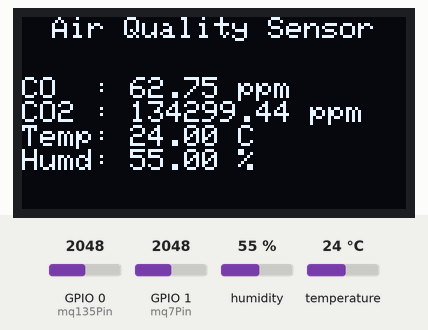
Simulated run of this sketch. Board: ESP32-C3. Parts: 128×64 one-colour display. The test bench sets the inputs (shaded band); at power-on: humidity 55 %, GPIO 0 (mq135Pin) = 2048, GPIO 1 (mq7Pin) = 2048, temperature 24 °C. What the sketch prints to the serial monitor is not drawn.

Above: at 1.9 s.
2.0 s: humidity set to 22 %
At 2.7 s:
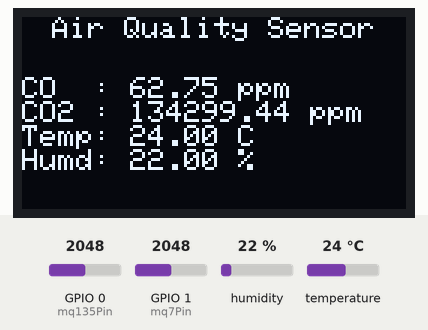
3.8 s: GPIO 0 (mq135Pin) set to 2866
At 5.7 s:
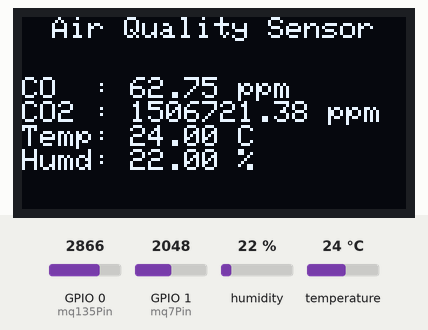
6.1 s: GPIO 1 (mq7Pin) set to 2866
At 7.5 s:
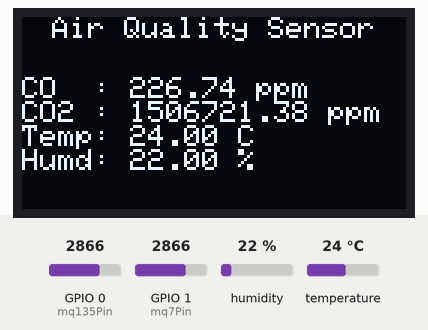
8.3 s: temperature set to 12 °C
At 9.4 s:
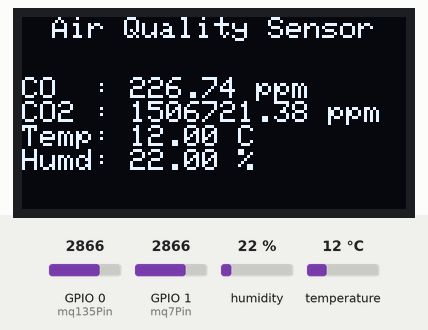
10.5 s: GPIO 0 (mq135Pin) set to 3972
At 12.5 s:
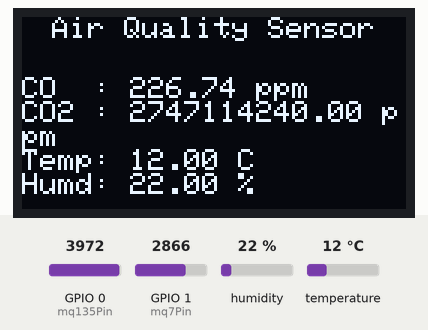
12.8 s: GPIO 1 (mq7Pin) set to 3972
At 14.7 s:
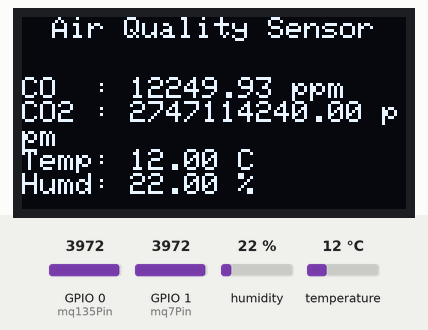
Timing chart, 0 to 16.0 s (numbered marks = the images above; inputs shaded):
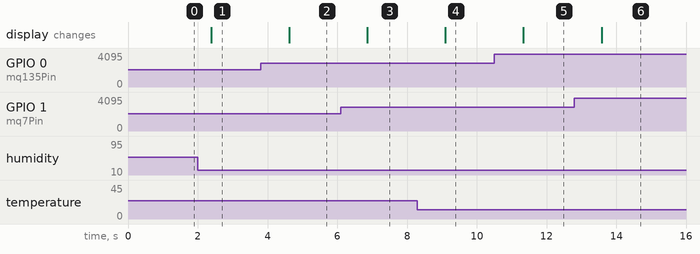

The sketch:

AirQualitySensor.ino
```cpp
#include <DHT.h>
#include <Wire.h>
#include <Adafruit_GFX.h>
#include <Adafruit_SSD1306.h>

#define mq135Pin 0    // GPIO 0 ESP32C3
#define mq7Pin 1      // GPIO 1 ESP32C3
#define DHT22_PIN 3   // GPIO 3 ESP32C3
#define DHTTYPE DHT22
#define SCREEN_WIDTH 128 // Lebar OLED dalam piksel
#define SCREEN_HEIGHT 64 // Tinggi OLED dalam piksel

const int RCO = 10000;    // Resistor beban di MQ-7 (10k ohm)
const int RCO2 = 20000;   // Resistor beban di MQ-135 (20k ohm)

const int RoCO = 7400;    // Resistansi MQ7 di udara bersih (perkiraan)
const int RoCO2 = 240000; // Resistansi MQ135 di udara bersih (perkiraan)
double ppm = 428.11;      // ppm co2 di udara (lihat di co2.earth)

const float aCO = 99.042;      // a dan b didapat dari regresi linier nilai grafik datasheet sensor
const float bCO = -1.518;
const float aCO2 = 110.7432567;
const float bCO2 = -2.856935538;

const float VsCO = 4.5;  // tegangan sumber yang terukur dengan multimeter
const float VsCO2 = 4.3; // bisa juga ditulis dengan 5.0 V sesuai yang terbaca di ESP

const int R1 = 1000;  // Resistor divider
const int R2 = 2000;  // Resistor divider

DHT dht (DHT22_PIN, DHTTYPE);
Adafruit_SSD1306 display(SCREEN_WIDTH, SCREEN_HEIGHT, &Wire, -1);

void setup() {
  Serial.begin(9600);
  pinMode(mq135Pin, INPUT);
  pinMode(mq7Pin, INPUT);
  dht.begin();

  if(!display.begin(SSD1306_SWITCHCAPVCC, 0x3C)) {
     Serial.println(F("SSD1306 allocation failed"));
  for(;;);
  }
}

void loop() {
  float t = dht.readTemperature();
  float h = dht.readHumidity();

  float adcCO  = analogRead(mq7Pin);     // nilai ADC raw CO
  float adcCO2 = analogRead(mq135Pin);   // nilai ADC raw CO2

  float vRefCO = VsCO * R2 / (R1 + R2);     // tegangan dari voltage divider (<=3.3V)
  float vRefCO2 = VsCO2 * R2 / (R1 + R2);

  float VadcCO  = (adcCO / 4095.0) * vRefCO;   // tegangan terukur di pin A0 MQ7
  float VadcCO2 = (adcCO2 / 4095.0) * vRefCO2; // tegangan terukur di pin A0 MQ135

  float vCO  = VadcCO * 1.5;   // tegangan asli sensor MQ7 (1.5 didapat dari (R1+R2)/R2)
  float vCO2 = VadcCO2 * 1.5;  // tegangan asli sensor MQ135

  // === Menghitung nilai Rs CO dan CO2 ===
  float RsCO  = ((VsCO - vCO) / vCO) * RCO;      // Resistansi internal MQ7 saat terpapar gas CO
  float RsCO2 = ((VsCO2 - vCO2) / vCO2) * RCO2;  // Resistansi internal MQ135 saat terpapar gas CO2

  // === Menghitung rasio CO dan CO2 ===
  float ratioCO  = RsCO / RoCO;
  float ratioCO2 = RsCO2 / RoCO2;

  // Konversi rasio ke PPM menggunakan rumus kurva datasheet
  float ppmCO  = aCO * pow(ratioCO, bCO);
  float ppmCO2 = aCO2 * pow(ratioCO2, bCO2);

  Serial.print("Temperature : "); Serial.print(t);   Serial.print(" C");
  Serial.print(" Humidity : ");   Serial.print(h); Serial.println(" %");
  Serial.print("CO ");
  Serial.print("adc: ");  Serial.print(adcCO);
  Serial.print(" v: ");   Serial.print(vCO);      Serial.print("V");
  Serial.print(" Rt: ");  Serial.print(ratioCO);
  Serial.print(" gas: "); Serial.print(ppmCO);    Serial.println(" ppm");
  Serial.print("CO2 ");
  Serial.print("adc: ");  Serial.print(adcCO2);
  Serial.print(" v: ");   Serial.print(vCO2);     Serial.print("V");
  Serial.print(" Rt: ");  Serial.print(ratioCO2);
  Serial.print(" gas: "); Serial.print(ppmCO2);   Serial.println(" ppm");
  Serial.println("");

   display.clearDisplay();
   display.setTextSize(1);
   display.setTextColor(WHITE);
   display.setCursor(10, 0);
   display.println("Air Quality Sensor");
   display.setCursor(0, 20);
   display.print("CO  : ");  display.print(ppmCO);   display.println(" ppm");
   display.print("CO2 : ");  display.print(ppmCO2);  display.println(" ppm");
   display.print("Temp: ");  display.print(t);       display.println(" C");
   display.print("Humd: ");  display.print(h);       display.println(" %");
   display.display();
   delay(1000);
}
```

Measured:
- after the input at 2.0 s, the display: changes after 0.38 s (image 1)
- after the input at 3.8 s, the display: changes after 0.82 s (image 2)
- after the input at 6.1 s, the display: changes after 0.76 s (image 3)
- after the input at 8.3 s, the display: changes after 0.79 s (image 4)
- after the input at 10.5 s, the display: changes after 0.83 s (image 5)
- after the input at 12.8 s, the display: changes after 0.78 s (image 6)
